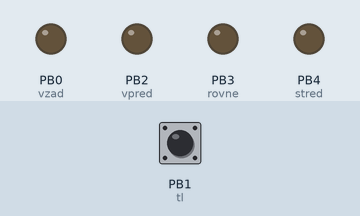
This program was run on a simulated ATtiny85, built with avr-gcc and run on an emulated ATtiny85. Shown: output pins drawn as LEDs (lit = HIGH). Dashed ring = blinking. Inputs (shaded band) come from the test bench; at power-on: PB1 (tl) HIGH. Random numbers use the default seed unless the program sets one.

Above: at 1.2 s.
1.3 s: PB1 (tl) pulled LOW for 1 s
At 2.7 s:
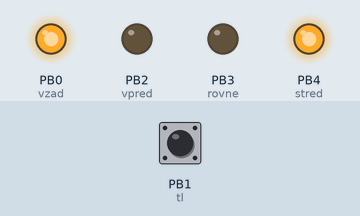
3.8 s: PB1 (tl) pulled LOW for 0.15 s
At 4.9 s:
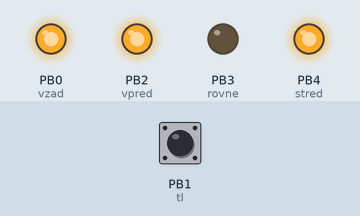
5.5 s: PB1 (tl) pulled LOW for 0.15 s
At 6.2 s:
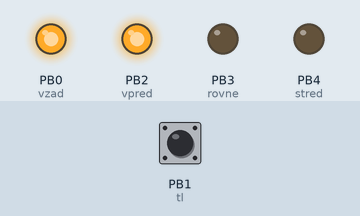
7.2 s: PB1 (tl) pulled LOW for 3.2 s
At 7.37 s:
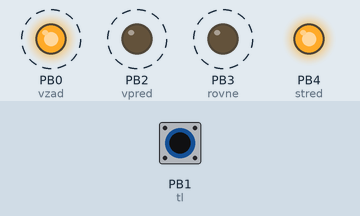
11.9 s: PB1 (tl) pulled LOW for 0.15 s
At 13.5 s:
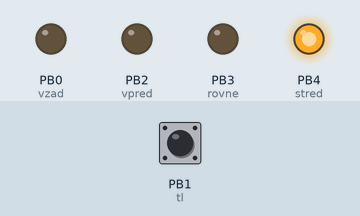
Timing chart, 0 to 14.6 s (numbered marks = the images above; inputs shaded):
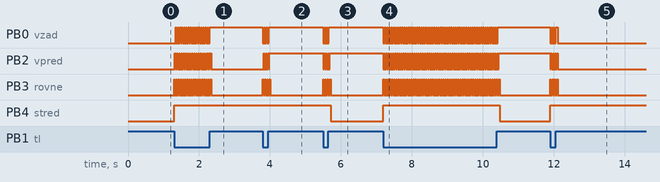

Measured:
- after the input at 1.3 s, PB0 (vzad): alternates HIGH for 0.02 s and LOW for 0.04 s, 33 changes in all, then stays HIGH, starting at once; PB2 (vpred), PB3 (rovne): alternates HIGH for 0.02 s and LOW for 0.04 s, 36 changes in all, then stays LOW, starting at once; PB4 (stred): LOW → HIGH at once
- after the input at 3.8 s, PB0 (vzad): alternates HIGH for 0.02 s and LOW for 0.04 s, 6 changes in all, then stays HIGH, starting at once; PB2 (vpred): alternates HIGH for 0.02 s and LOW for 0.04 s, 7 changes in all, then stays HIGH, starting at once
- after the input at 5.5 s, PB0 (vzad): alternates HIGH for 0.02 s and LOW for 0.04 s, 6 changes in all, then stays HIGH, starting at once; PB2 (vpred): alternates HIGH for 0.02 s and LOW for 0.03 s, 8 changes in all, then stays HIGH, starting at once
- after the input at 7.2 s, PB0 (vzad): alternates HIGH for 0.02 s and LOW for 0.04 s, 108 changes in all, then stays HIGH, starting at once; PB2 (vpred): alternates HIGH for 0.02 s and LOW for 0.04 s, 110 changes in all, then stays HIGH, starting at once
- after the input at 11.9 s, PB0 (vzad): alternates HIGH for 0.02 s and LOW for 0.04 s, 7 changes in all, then stays LOW, starting at once; PB2 (vpred): alternates HIGH for 0.02 s and LOW for 0.03 s, 9 changes in all, then stays LOW, starting at once

The program:

main.cpp
```cpp
#include <Arduino.h>

#define stred 4
#define rovne 3
#define vpred 2
#define vzad 0
#define tl 1
#define pauza 20

void zhasni();
void toc();
void rozsvit();

byte cislo = 0;

void setup()
{
  // put your setup code here, to run once:
  pinMode(stred, OUTPUT);
  pinMode(rovne, OUTPUT);
  pinMode(vpred, OUTPUT);
  pinMode(vzad, OUTPUT);
  pinMode(tl, INPUT_PULLUP);
}

void loop()
{
  while (digitalRead(tl) == 1)
  {
  }
  zhasni();
  while (digitalRead(tl) == 0)
  {
    toc();
  }

  cislo = random(1, 6);
  rozsvit();
  delay(30);
  zhasni();

  switch (cislo)
  {
  case 1:
    digitalWrite(stred, HIGH);
    break;

  case 2:
    digitalWrite(vzad, HIGH);
    break;

  case 3:
    digitalWrite(vzad, HIGH);
    digitalWrite(stred, HIGH);
    break;

  case 4:
    digitalWrite(vzad, HIGH);
    digitalWrite(vpred, HIGH);
    break;

  case 5:
    digitalWrite(vzad, HIGH);
    digitalWrite(vpred, HIGH);
    digitalWrite(stred, HIGH);
    break;

  case 6:
    digitalWrite(vzad, HIGH);
    digitalWrite(vpred, HIGH);
    digitalWrite(rovne, HIGH);
    break;

  default:
    break;
  }
}

void zhasni()
{
  digitalWrite(stred, LOW);
  digitalWrite(rovne, LOW);
  digitalWrite(vpred, LOW);
  digitalWrite(vzad, LOW);
}

void rozsvit()
{
  digitalWrite(stred, HIGH);
  digitalWrite(rovne, HIGH);
  digitalWrite(vpred, HIGH);
  digitalWrite(vzad, HIGH);
}

void toc()
{
  digitalWrite(stred, HIGH);
  digitalWrite(rovne, HIGH);
  delay(pauza);
  digitalWrite(rovne, LOW);
  digitalWrite(vpred, HIGH);
  delay(pauza);
  digitalWrite(vpred, LOW);
  digitalWrite(vzad, HIGH);
  delay(pauza);
  digitalWrite(vzad, LOW);
}
```
